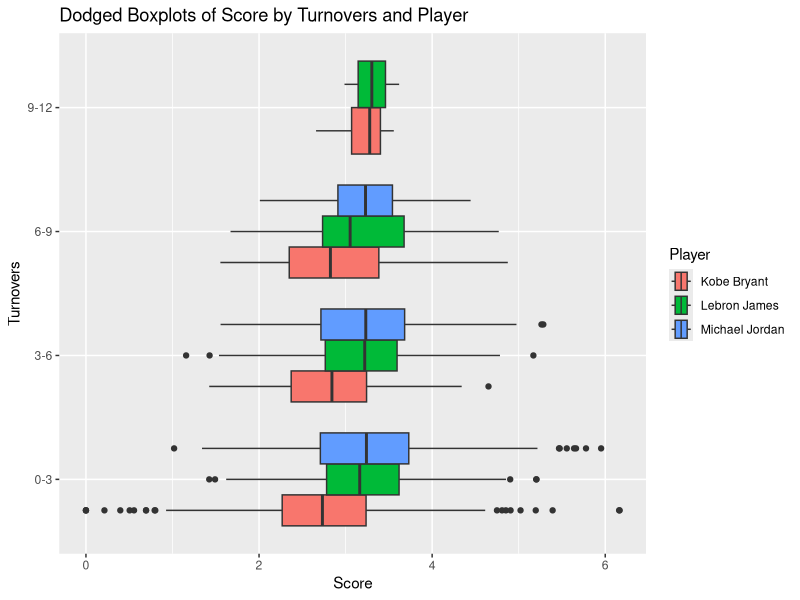

R code for this plot:
# Multivariate Analyses ----
# Stat 301-1

## load packages ----
library(tidyverse)
library(knitr)
library(lubridate)

## read in data ----
allgames_stats <- read_csv("data/allgames_stats.csv")

allgames_stats

## comparing Score and TOs ----

p_scores <- allgames_stats %>%
  filter(RSorPO == "Regular Season") |> 
  mutate(Score = (PTS + AST + TRB + STL + BLK) / as.numeric(MP) * 10000) |> 
  mutate(Turnovers_Category = case_when(
    TOV >= 0 & TOV <= 3 ~ "0-3",
    TOV > 3 & TOV <= 6 ~ "3-6",
    TOV > 6 & TOV <= 9 ~ "6-9",
    TOV > 9 & TOV <= 12 ~ "9-12",
    TRUE ~ "Other"
  ))

tov_scores <- ggplot(p_scores, aes(x = Score, y = Turnovers_Category, fill = Player)) +
  geom_boxplot(position = "dodge") +
  labs(title = "Dodged Boxplots of Score by Turnovers and Player",
       x = "Score",
       y = "Turnovers",
       fill = "Player")


ggsave(
  filename = "plots/tov_scores.png",
  plot = tov_scores,
  units = "in"
)
